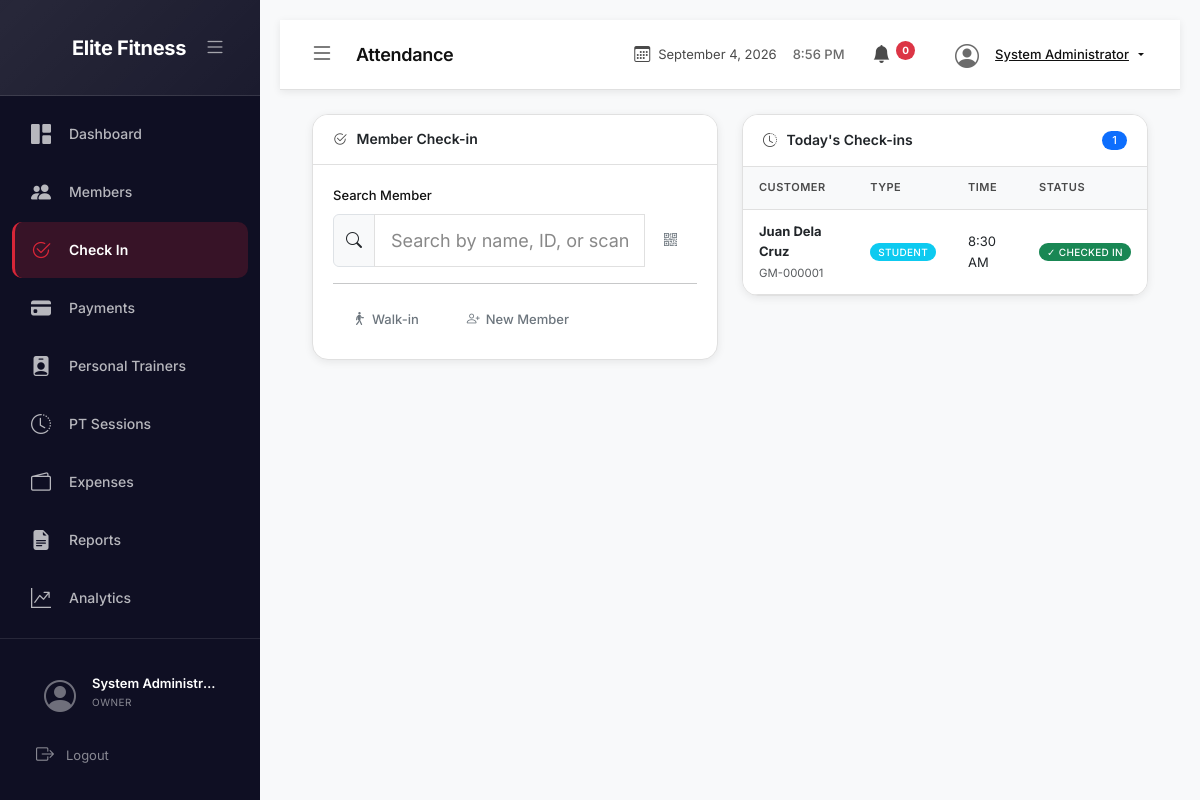
Page /attendance/checkin.php (signed in) on the committed database.
### tables this page shows
CREATE TABLE attendance (
    attendance_id INT PRIMARY KEY AUTO_INCREMENT,
    member_id INT NULL,
    walkin_name VARCHAR(100) NULL,
    customer_type ENUM('student', 'regular') NOT NULL,
    check_in_date DATE NOT NULL,
    check_in_time TIME NOT NULL,
    membership_status VARCHAR(20),
    pt_session_id INT NULL,
    processed_by INT NOT NULL,
    notes TEXT,
    created_at TIMESTAMP DEFAULT CURRENT_TIMESTAMP,
    FOREIGN KEY (member_id) REFERENCES members(member_id) ON DELETE SET NULL,
    FOREIGN KEY (processed_by) REFERENCES users(user_id),
    INDEX idx_member (member_id),
    INDEX idx_date (check_in_date),
    INDEX idx_processed_by (processed_by),
    INDEX idx_customer_type (customer_type)
);

CREATE TABLE members (
    member_id INT PRIMARY KEY AUTO_INCREMENT,
    member_number VARCHAR(20) UNIQUE NOT NULL,
    first_name VARCHAR(50) NOT NULL,
    middle_name VARCHAR(50),
    last_name VARCHAR(50) NOT NULL,
    suffix VARCHAR(10),
    date_of_birth DATE,
    gender ENUM('male', 'female', 'other'),
    contact_number VARCHAR(20) NOT NULL,
    email VARCHAR(100),
    address TEXT,
    emergency_contact_name VARCHAR(100),
    emergency_contact_number VARCHAR(20),
    profile_image VARCHAR(255),
    qr_code VARCHAR(255),
    customer_type ENUM('student', 'regular') NOT NULL,
    status ENUM('active', 'suspended', 'cancelled') DEFAULT 'active',
    notes TEXT,
    created_by INT,
    created_at TIMESTAMP DEFAULT CURRENT_TIMESTAMP,
    updated_at TIMESTAMP DEFAULT CURRENT_TIMESTAMP ON UPDATE CURRENT_TIMESTAMP,
    FOREIGN KEY (created_by) REFERENCES users(user_id) ON DELETE SET NULL,
    INDEX idx_member_number (member_number),
    INDEX idx_status (status),
    INDEX idx_customer_type (customer_type),
    INDEX idx_name (last_name, first_name)
);

### includes/functions.php (called while the page is built, shortened)
<?php
function formatTime($time) {
    $format = defined('DISPLAY_TIME_FORMAT') ? DISPLAY_TIME_FORMAT : 'g:i A';
    try {
        $datetime = new DateTime($time);
        return $datetime->format($format);
    } catch (Exception $e) {
        return $time;
    }
}
?>

### attendance/checkin.php (the view, shortened to what this page needs)
<?php
require_once '../config/config.php';
$today = date('Y-m-d');
try {
    $stmt = $pdo->prepare("
        SELECT a.*,
               CASE
                   WHEN a.member_id IS NOT NULL THEN CONCAT(m.first_name, ' ', m.last_name)
                   ELSE a.walkin_name
               END as customer_name,
               m.member_number,
               m.customer_type as member_type
        FROM attendance a
        LEFT JOIN members m ON a.member_id = m.member_id
        WHERE a.check_in_date = ?
        ORDER BY a.check_in_time DESC
        LIMIT 20
    ");
    $stmt->execute([$today]);
    $recent_checkins = $stmt->fetchAll();
} catch (PDOException $e) {
    error_log('Get recent checkins error: ' . $e->getMessage());
    $recent_checkins = [];
}
include '../includes/header.php';
?>
<body>
    <div class="app-container">
        <?php include '../includes/sidebar.php'; ?>
        <div class="main-content">
            <?php include '../includes/navbar.php'; ?>
            <div class="content-wrapper">
                <div class="row">
                    <div class="col-lg-6">
                        <div class="card modern-card">
                            <div class="card-header">
                                <h5><i class="bi bi-check2-circle"></i> Member Check-in</h5>
                            </div>
                            <div class="card-body">
                                <div class="checkin-search">
                                    <label class="form-label">Search Member</label>
                                    <div class="input-group">
                                        <span class="input-group-text"><i class="bi bi-search"></i></span>
                                        <input type="text" class="form-control form-control-lg" id="memberSearch"
                                               placeholder="Search by name, ID, or scan QR code">
                                        <button class="btn btn-outline-secondary" type="button" id="scanQRBtn">
                                            <i class="bi bi-qr-code"></i>
                                        </button>
                                    </div>
                                </div>
                                <hr>
                                <div class="d-flex gap-2">
                                    <a href="../walkins/add.php" class="btn btn-outline-secondary">
                                        <i class="bi bi-person-walking"></i> Walk-in
                                    </a>
                                    <a href="../members/add.php" class="btn btn-outline-secondary">
                                        <i class="bi bi-person-plus"></i> New Member
                                    </a>
                                </div>
                            </div>
                        </div>
                    </div>
                    <div class="col-lg-6">
                        <div class="card modern-card">
                            <div class="card-header">
                                <h5><i class="bi bi-clock-history"></i> Today's Check-ins</h5>
                                <span class="badge bg-primary"><?php echo count($recent_checkins); ?></span>
                            </div>
                            <div class="card-body p-0">
                                <div class="table-responsive">
                                    <table class="table table-hover mb-0">
                                        <thead>
                                            <tr>
                                                <th>Customer</th>
                                                <th>Type</th>
                                                <th>Time</th>
                                                <th>Status</th>
                                            </tr>
                                        </thead>
                                        <tbody id="recentCheckins">
                                            <?php if (empty($recent_checkins)): ?>
                                            <tr>
                                                <td colspan="4" class="text-center text-muted py-4">
                                                    <i class="bi bi-clock" style="font-size: 24px; display: block;"></i>
                                                    No check-ins yet today.
                                                </td>
                                            </tr>
                                            <?php else: ?>
                                                <?php foreach ($recent_checkins as $checkin): ?>
                                                <tr>
                                                    <td>
                                                        <strong><?php echo htmlspecialchars($checkin['customer_name']); ?></strong>
                                                        <?php if (!empty($checkin['member_number'])): ?>
                                                        <br><small class="text-muted"><?php echo $checkin['member_number']; ?></small>
                                                        <?php endif; ?>
                                                    </td>
                                                    <td>
                                                        <span class="badge <?php echo $checkin['customer_type'] === 'student' ? 'bg-info' : 'bg-secondary'; ?>">
                                                            <?php echo ucfirst($checkin['customer_type']); ?>
                                                        </span>
                                                    </td>
                                                    <td><?php echo formatTime($checkin['check_in_time']); ?></td>
                                                    <td>
                                                        <span class="badge bg-success">✓ Checked In</span>
                                                    </td>
                                                </tr>
                                                <?php endforeach; ?>
                                            <?php endif; ?>
                                        </tbody>
                                    </table>
                                </div>
                            </div>
                        </div>
                    </div>
                </div>
            </div>
            <?php include '../includes/footer.php'; ?>
</body>
</html>

### assets/css/style.css (style rules this page uses)
:root { --primary-dark: #0f0f23; --secondary-dark: #1a1a3b; --card-bg: #ffffff; --light-bg: #f8f9fa; --accent-color: #d72638; --accent-hover: #c01f30; --accent-gradient: linear-gradient(135deg, #d72638, #c01f30); --text-primary: #111111; --text-secondary: #4a4a4a; --text-light: #6b6b6b; --border-color: #e0e0e0; --border-light: #f0f0f0; --success-color: #28a745; --warning-color: #ffc107; --danger-color: #dc3545; --info-color: #17a2b8; --sidebar-width: 260px; --sidebar-collapsed: 70px; --navbar-height: 70px; --shadow-sm: 0 2px 8px rgba(0,0,0,0.08); --shadow-md: 0 4px 20px rgba(0,0,0,0.12); --shadow-lg: 0 12px 40px rgba(0,0,0,0.16); --shadow-inset: 0 2px 4px rgba(0,0,0,0.04); --radius-sm: 10px; --radius-md: 16px; --radius-lg: 20px; --radius-card: 12px; --transition: all 0.4s cubic-bezier(0.4, 0, 0.2, 1); --transition-fast: all 0.2s ease; }
* { margin: 0; padding: 0; box-sizing: border-box; }
body { font-family: 'Inter', 'Segoe UI', Roboto, sans-serif; background: var(--light-bg); color: var(--text-primary); overflow-x: hidden; line-height: 1.6; }
a { text-decoration: none; color: var(--accent-color); transition: var(--transition-fast); }
.app-container { display: flex; min-height: 100vh; overflow: hidden; }
.main-content { flex: 1; min-height: 100vh; padding: 20px; width: 100%; transition: var(--transition); position: relative; z-index: 100; margin-left: var(--sidebar-width); }
.content-wrapper { padding: 24px 32px; flex: 1; min-height: 0; }
.modern-card { border: 1px solid var(--border-color); border-radius: var(--radius-md); box-shadow: var(--shadow-sm); overflow: hidden; margin-bottom: 20px; background: #ffffff; transition: var(--transition); }
.modern-card .card-header { background: #ffffff; border-bottom: 1px solid var(--border-color); padding: 16px 20px; display: flex; align-items: center; justify-content: space-between; }
.modern-card .card-header h5 { margin: 0; font-weight: 600; font-size: 14px; }
.modern-card .card-header h5 i { margin-right: 6px; color: var(--text-secondary); }
.modern-card .card-body { padding: 20px; }
.table { font-size: 13px; }
.table thead th { background: var(--light-bg); font-weight: 600; font-size: 11px; text-transform: uppercase; letter-spacing: 0.5px; color: var(--text-secondary); border-bottom: 1px solid var(--border-color); padding: 12px 16px; }
.table tbody td { padding: 11px 16px; vertical-align: middle; border-bottom: 1px solid var(--border-color); }
.table tbody tr { transition: var(--transition-fast); }
.table tbody .badge { padding: 4px 8px; font-size: 10px; }
.badge { font-weight: 500; padding: 4px 10px; border-radius: 20px; font-size: 11px; text-transform: uppercase; letter-spacing: 0.3px; }
.form-control { border-radius: var(--radius-sm); border: 1px solid var(--border-color); padding: 12px 14px; font-size: 14px; color: var(--text-primary); background: #ffffff; transition: var(--transition); width: 100%; }
.form-control::placeholder { color: var(--text-light); opacity: 0.8; }
.form-label { font-weight: 500; font-size: 13px; color: var(--text-primary); margin-bottom: 8px; display: block; }
.btn { display: inline-flex; align-items: center; justify-content: center; gap: 6px; padding: 10px 20px; border-radius: var(--radius-sm); font-size: 13px; font-weight: 500; cursor: pointer; border: none; transition: var(--transition-fast); }
.btn i { font-size: inherit; }

### attendance/checkin.php (style rules this page uses)
#memberSearch { font-size: 18px; padding: 12px 16px; }

### rows in the picture
attendance: customer_name "Juan Dela Cruz", member.member_number "GM-000001", customer_type "STUDENT", check_in_time "8:30 AM"

### other values in the picture
$_SESSION['full_name'] "System Administr…"
$_SESSION['role'] "OWNER"
$page_title "Attendance"
$_SESSION['full_name'] "System Administrator"
count($recent_checkins) "1"
